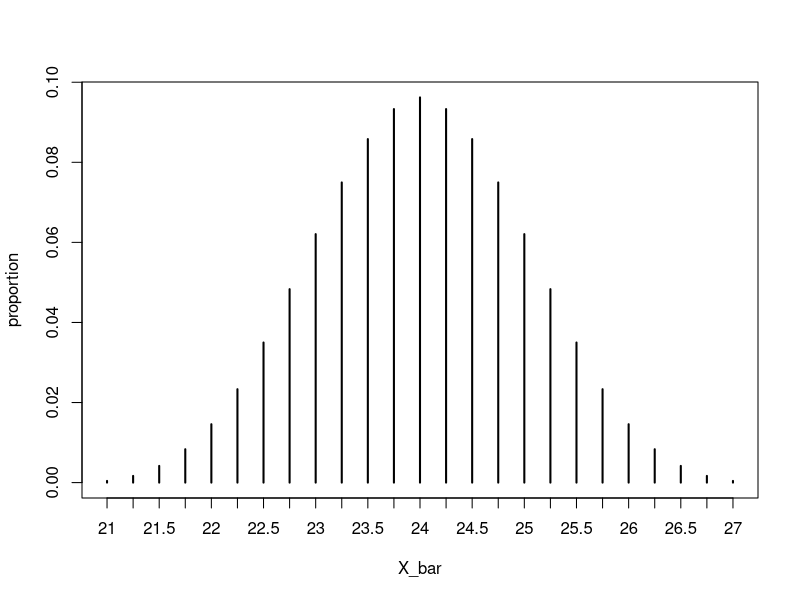
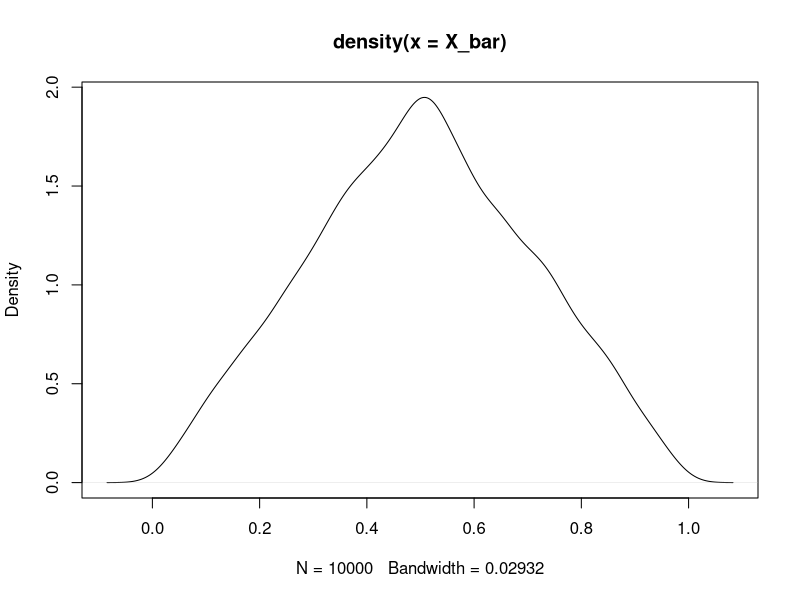
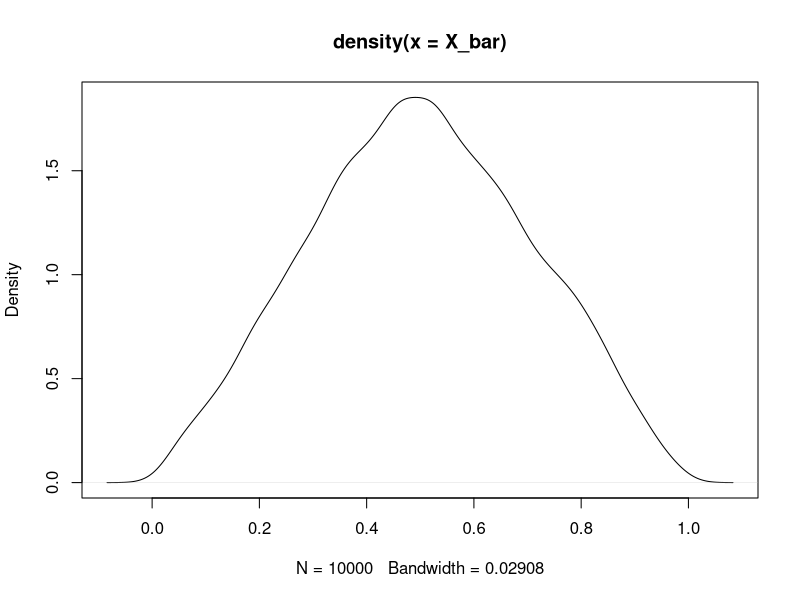
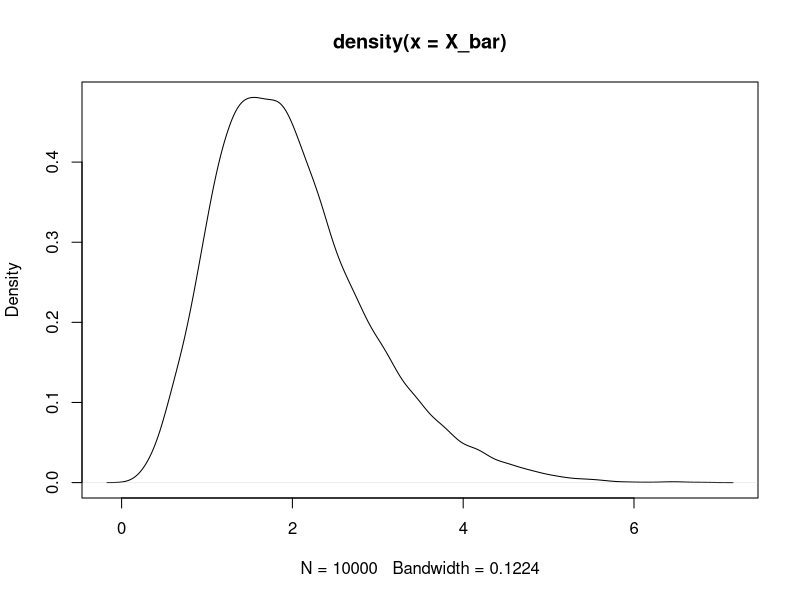
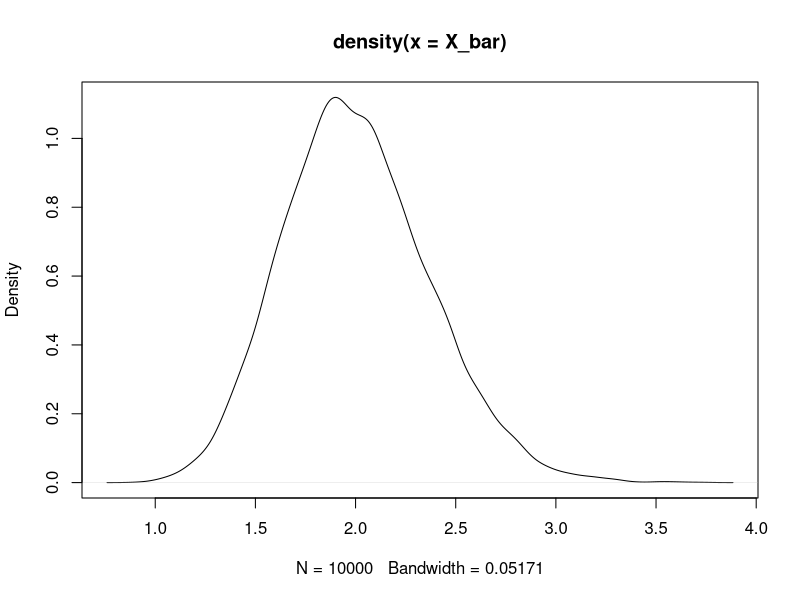
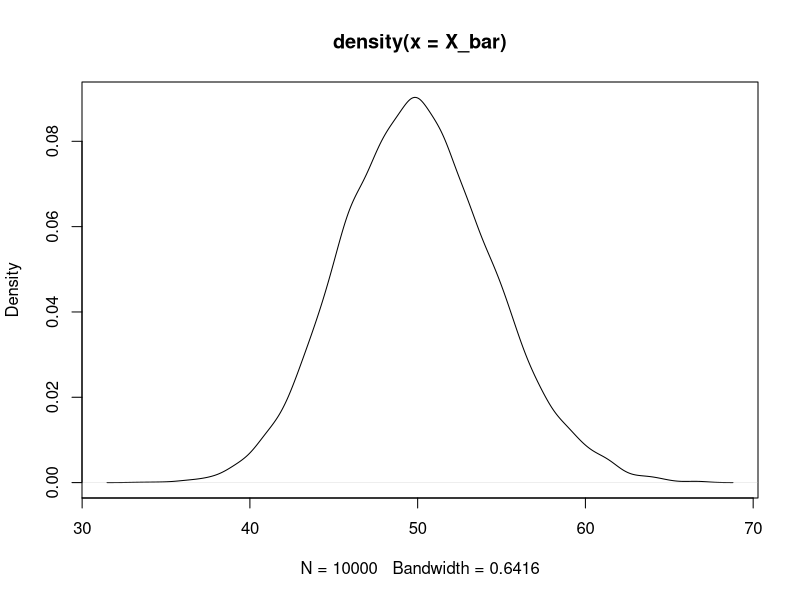
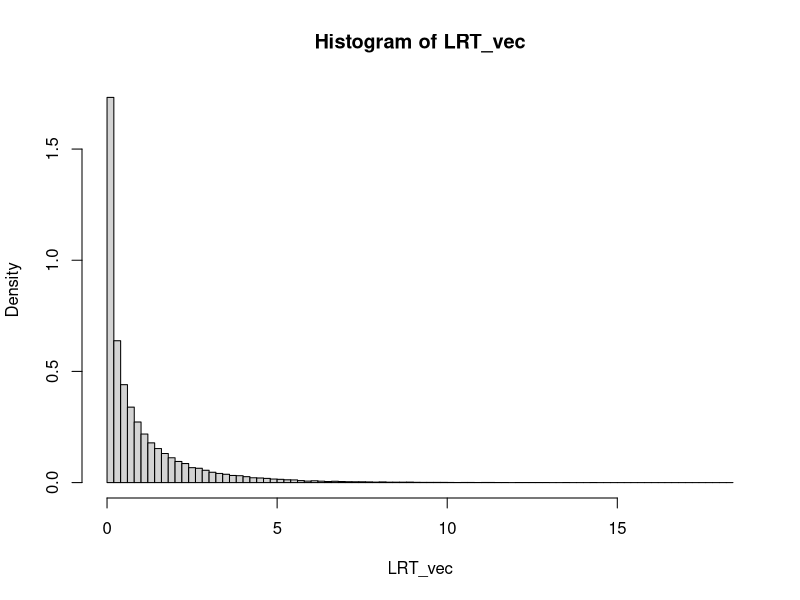
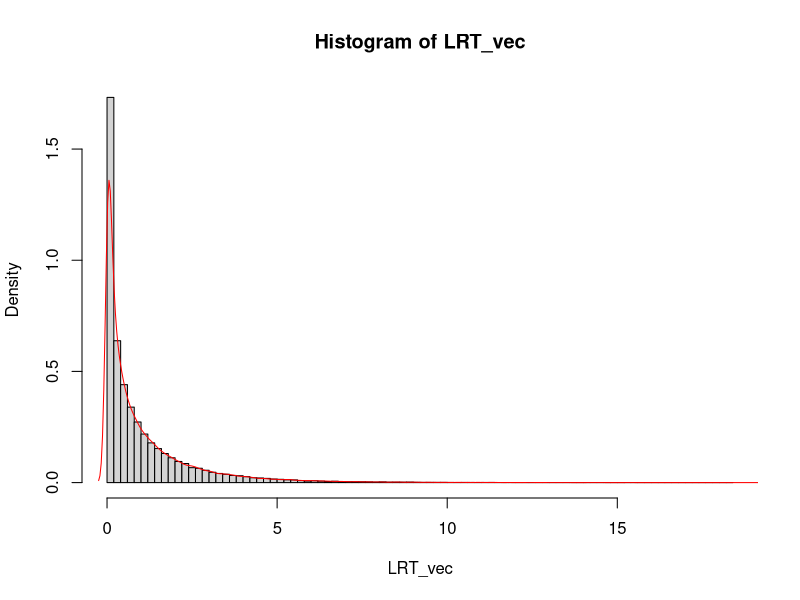

These figures' R source, in order:
## ---- chunk 1
X=c(21, 22, 23, 24, 25, 26, 27)
mean(X)
## ---- chunk 2
mean((X - 24)^2)
## ---- chunk 3
d=expand.grid(X,X,X,X)
write.csv(d,file="Question1.csv",row.names = F)
## ---- chunk 4
X_bar = double(2401)
for(i in 1:2401){
  X_bar[i] = sum(d[i, ])/4
}
head(X_bar)
## ---- chunk 5
# frequencies
table(X_bar)
# proportion
table(X_bar)/2401
## ---- chunk 6
plot(table(X_bar)/2401, ylab = "proportion")
## ---- chunk 7
mean(X_bar)
## ---- chunk 8
sum((X_bar - 24)^2)/2401
## ---- chunk 9
S = double(2401)
sigmahat = double(2401)
for(i in 1:2401){
  S[i] = sum((d[i,] - sum(d[i,])/4)^2)/3
  sigmahat[i] = sum((d[i,] - sum(d[i,])/4)^2)/4
}
mean(S) - 4
mean(sigmahat) - 4
## ---- chunk 10
mean((sigmahat - 4)^2)
## ---- chunk 11
mean((sigmahat - mean(sigmahat))^2)
## ---- chunk 12
CI = double(2401)
for(i in 1:2401){
  upper = sum(d[i,])/4 + 1.96*2/sqrt(4)
  lower = sum(d[i,])/4 - 1.96*2/sqrt(4)
  if(24>=lower & 24<=upper){
    CI[i] = 1
  }
} 
mean(CI)
## ---- chunk 13
samp = c(24,25,26,27)
# test statistic
(mean(samp) - 24)/(2/sqrt(4))
# p-value
2*(1-pnorm(1.5))
## ---- chunk 14
mean(abs(X_bar - 24) >= abs(mean(samp) - 24))
## ---- chunk 15
sample_2m_unif=function(){ 
  s=runif(2,0,1)
  return(mean(s)) 
}
X_bar=replicate(10000,sample_2m_unif()) 
plot(density(X_bar))
## ---- chunk 16
sample_5m_unif=function(){ 
  s=runif(5,0,1)
  return(mean(s)) 
}
X_bar=replicate(10000,sample_2m_unif()) 
plot(density(X_bar))
## ---- chunk 17
sample_5m_chi=function(){ 
  s=rchisq(5,2)
  return(mean(s)) 
}
X_bar=replicate(10000,sample_5m_chi()) 
plot(density(X_bar))
## ---- chunk 18
sample_30m_chi=function(){ 
  s=rchisq(30,2)
  return(mean(s)) 
}
X_bar=replicate(10000,sample_30m_chi()) 
plot(density(X_bar))
## ---- chunk 19
sample_5m_chi=function(){ 
  s=rchisq(5,50)
  return(mean(s)) 
}
X_bar=replicate(10000,sample_5m_chi()) 
plot(density(X_bar))

## ---- chunk 20
sample20_normal <-function(){
  s = rnorm(20, 10, 4)
  L_theta0 = prod(dnorm(s, mean = 10, sd = 4))
  L_theta1 = prod(dnorm(s, mean = mean(s), sd = 4))
  return(-2*log(L_theta0/L_theta1))
}
## ---- chunk 21
LRT_vec = replicate(100000, sample20_normal())
## ---- chunk 22
hist(LRT_vec, freq=FALSE, breaks=100)
## ---- chunk 23
schi = rchisq(100000, df = 1)
hist(LRT_vec, freq=FALSE, breaks=100)
lines(density(schi), col = "red")
## ---- chunk 24
sample20_exp <- function(){
  s = rexp(20, 0.1)
  L_theta0 = prod(dexp(s, 0.1))
  L_theta1 = prod(dexp(s, 1/mean(s)))
  return(-2*log(L_theta0/L_theta1))
}
## ---- chunk 25
LRT_vec = replicate(100000, sample20_exp())
## ---- chunk 26
hist(LRT_vec, freq=FALSE, breaks=100)
## ---- chunk 27
schi = rchisq(100000, df = 1)
hist(LRT_vec, freq=FALSE, breaks=100)
lines(density(schi), col = "red")
